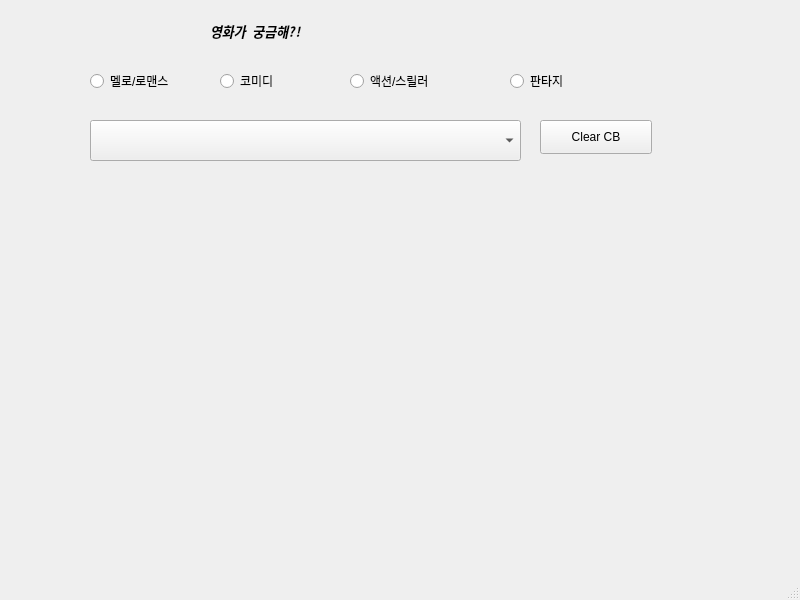
<?xml version="1.0" encoding="UTF-8"?>
<ui version="4.0">
 <class>MainWindow</class>
 <widget class="QMainWindow" name="MainWindow">
  <property name="geometry">
   <rect>
    <x>0</x>
    <y>0</y>
    <width>800</width>
    <height>600</height>
   </rect>
  </property>
  <property name="windowTitle">
   <string>MainWindow</string>
  </property>
  <widget class="QWidget" name="centralwidget">
   <widget class="QRadioButton" name="radioButton">
    <property name="geometry">
     <rect>
      <x>90</x>
      <y>70</y>
      <width>130</width>
      <height>22</height>
     </rect>
    </property>
    <property name="text">
     <string>멜로/로맨스</string>
    </property>
   </widget>
   <widget class="QRadioButton" name="radioButton_2">
    <property name="geometry">
     <rect>
      <x>220</x>
      <y>70</y>
      <width>130</width>
      <height>22</height>
     </rect>
    </property>
    <property name="text">
     <string>코미디</string>
    </property>
   </widget>
   <widget class="QRadioButton" name="radioButton_3">
    <property name="geometry">
     <rect>
      <x>350</x>
      <y>70</y>
      <width>130</width>
      <height>22</height>
     </rect>
    </property>
    <property name="text">
     <string>액션/스릴러</string>
    </property>
   </widget>
   <widget class="QRadioButton" name="radioButton_4">
    <property name="geometry">
     <rect>
      <x>510</x>
      <y>70</y>
      <width>130</width>
      <height>22</height>
     </rect>
    </property>
    <property name="text">
     <string>판타지</string>
    </property>
   </widget>
   <widget class="QComboBox" name="comboBox">
    <property name="geometry">
     <rect>
      <x>90</x>
      <y>120</y>
      <width>431</width>
      <height>41</height>
     </rect>
    </property>
   </widget>
   <widget class="QPushButton" name="pushButton">
    <property name="geometry">
     <rect>
      <x>540</x>
      <y>120</y>
      <width>112</width>
      <height>34</height>
     </rect>
    </property>
    <property name="text">
     <string>Clear CB</string>
    </property>
   </widget>
   <widget class="QLabel" name="label">
    <property name="geometry">
     <rect>
      <x>20</x>
      <y>210</y>
      <width>751</width>
      <height>351</height>
     </rect>
    </property>
    <property name="text">
     <string/>
    </property>
   </widget>
   <widget class="QLabel" name="label_2">
    <property name="geometry">
     <rect>
      <x>210</x>
      <y>0</y>
      <width>381</width>
      <height>61</height>
     </rect>
    </property>
    <property name="font">
     <font>
      <family>Fixedsys</family>
      <pointsize>10</pointsize>
      <weight>75</weight>
      <italic>true</italic>
      <bold>true</bold>
      <underline>false</underline>
     </font>
    </property>
    <property name="text">
     <string>영화가 궁금해?!</string>
    </property>
    <property name="indent">
     <number>-1</number>
    </property>
   </widget>
  </widget>
  <widget class="QMenuBar" name="menubar">
   <property name="geometry">
    <rect>
     <x>0</x>
     <y>0</y>
     <width>800</width>
     <height>31</height>
    </rect>
   </property>
  </widget>
  <widget class="QStatusBar" name="statusbar"/>
 </widget>
 <resources/>
 <connections/>
</ui>
